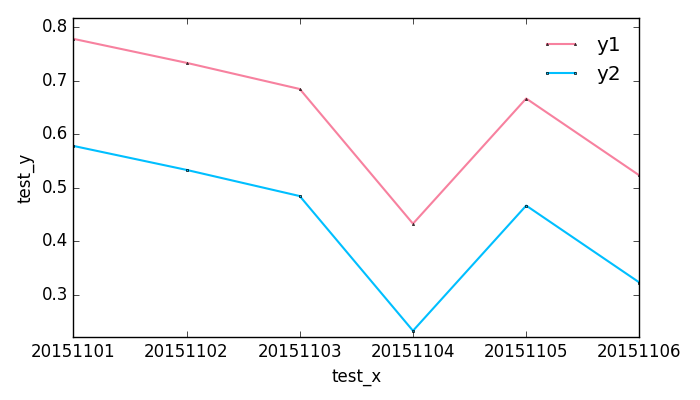

Write Python code to recreate this figure.
# -*- coding: utf-8 -*-
import matplotlib.pyplot as plt
import numpy as np
from .stylers import LineStyler, LegendStyler

plt.rc('font',family='Times New Roman')

def make_line_graph(x_list, y_lists, x_label, y_label, legends, x_ticks=None, figure_path=None, figure_title=None, figure_size=[5, 3],
        line_styler=None, legend_styler=None, y_range=None, with_marker_border=False):
    """

    Args:
        x_list:
        y_lists:
        x_label:
        y_label:
        legends:
        x_ticks:
        figure_path:
        figure_title:
        figure_size:
        line_styler:
        legend_styler:
        y_range:
        with_marker_border: if True, the marker border would be black

    Returns:

    """

    assert len(y_lists) == len(legends)
    assert len(x_list) == len(y_lists[0]) == len(x_ticks)

    if y_range is None:
        y_max = - float('inf')
        y_min = float('inf')

        for y_list in y_lists:
            for y in y_list:
                if y > y_max:
                    y_max = y
                if y < y_min:
                    y_min = y
        y_max = y_max * 1.05
        y_min = y_min * 0.95
    else:
        y_min = y_range[0]
        y_max = y_range[1]

    if line_styler is None:
        line_styler = LineStyler()
    if legend_styler is None:
        legend_styler = LegendStyler()


    plt.figure(figsize=figure_size)
    plt.ylim(y_min, y_max)

    if x_ticks is not None:
        plt.xticks(x_list, x_ticks)

    for i in range(len(y_lists)):
        cur_style = line_styler.get_style(i)
        if with_marker_border == False:
            plt.plot(x_list, y_lists[i], cur_style['style'], label=legends[i], linewidth=cur_style['line_width'],
                markersize=cur_style['marker_size'], markeredgecolor=cur_style['color'], color=cur_style['color'])
        else:
            plt.plot(x_list, y_lists[i], cur_style['style'], label=legends[i], linewidth=cur_style['line_width'],
                markersize=cur_style['marker_size'], markeredgecolor="#666666", color=cur_style['color'])

    plt.legend(loc=legend_styler.loc, frameon=legend_styler.frameon, prop=legend_styler.prop, handlelength=legend_styler.handlelength)
    if figure_title is not None:
        plt.title(figure_title)
    plt.xlabel(x_label)
    plt.ylabel(y_label)
    plt.tight_layout()
    #plt.subplots_adjust(left=0.1, right=0.9, top=0.9, bottom=0.1)
    if figure_path is None:
        plt.show()
    else:
        if figure_path.endswith("eps"):
            plt.savefig(figure_path, dpi=600, format='eps', bbox_inches='tight', pad_inches=0.05)
        else:
            plt.savefig(figure_path, dpi=600, bbox_inches='tight', pad_inches=0.05)
        #plt.savefig(figure_path, dpi=600, bbox_inches='tight')


if __name__ == "__main__":
    x_ticks = ["20151101", "20151102", "20151103", "20151104", "20151105", "20151106"]
    x_lists = np.arange(len(x_ticks))

    y1 = [0.778128, 0.733309, 0.684417, 0.432836, 0.666667, 0.522936]
    y2 = []
    for y in y1:
        y2.append(y - 0.2)
    y_lists = [y1, y2]
    make_line_graph(x_lists, y_lists, "test_x", "test_y", ['y1', 'y2'], x_ticks=x_ticks, figure_path='line_compare.png',
        figure_title=None, figure_size=[7, 4])

